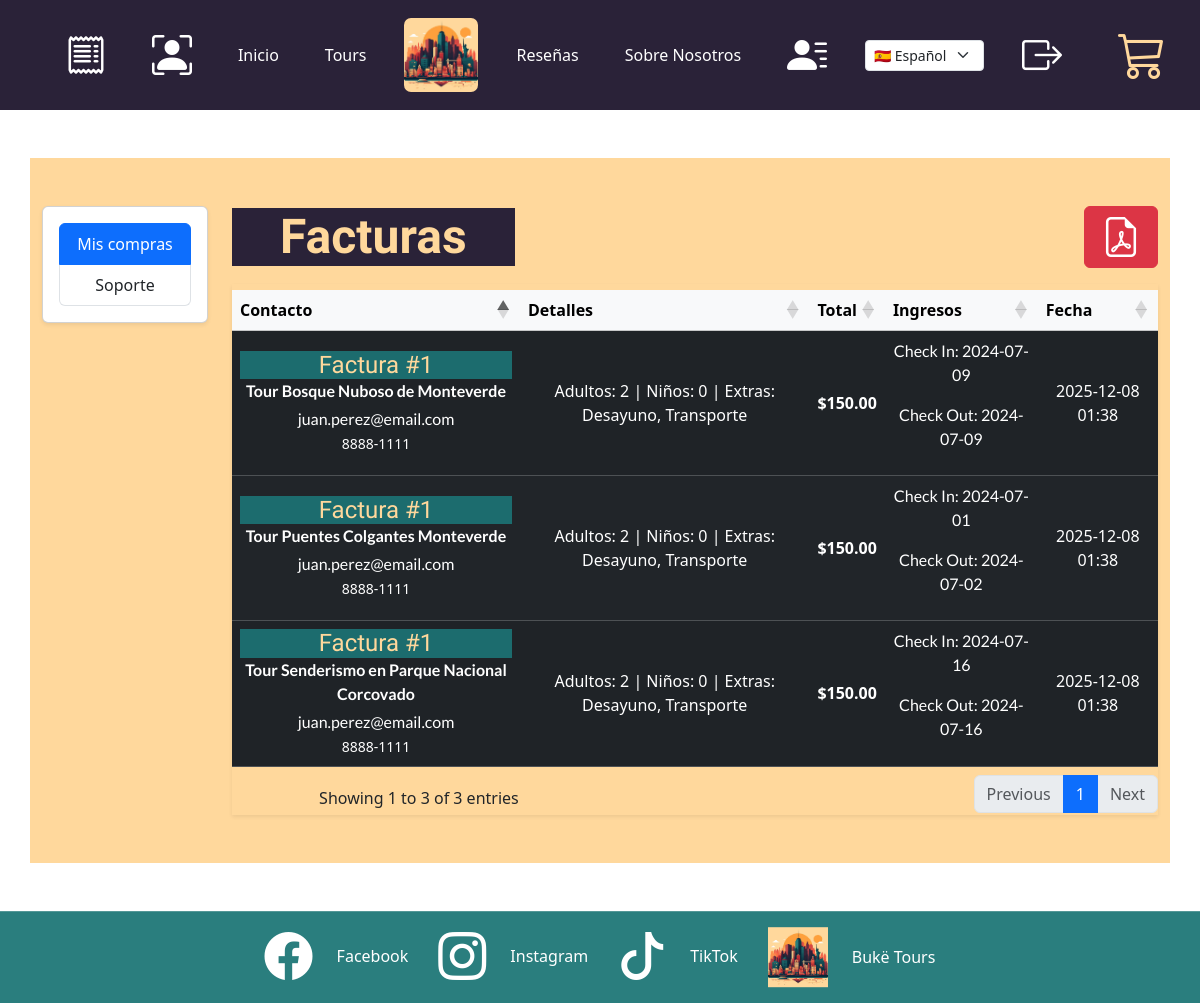
The page /invoices/index.php (signed in) on the database its author committed.
### tables this page shows
CREATE TABLE reservation_tour (
  id INT UNSIGNED NOT NULL AUTO_INCREMENT,

  reservation_id INT UNSIGNED NOT NULL,
  tour_id        INT UNSIGNED NOT NULL,

  check_in_date  DATE NOT NULL,
  check_out_date DATE NOT NULL,

  adults   INT UNSIGNED NOT NULL DEFAULT 0,  
  children INT UNSIGNED NOT NULL DEFAULT 0,  

  created_at TIMESTAMP DEFAULT CURRENT_TIMESTAMP,
  updated_at TIMESTAMP DEFAULT CURRENT_TIMESTAMP ON UPDATE CURRENT_TIMESTAMP,

  PRIMARY KEY (id),

  CONSTRAINT fk_reservation_tour_reservation
    FOREIGN KEY (reservation_id)
    REFERENCES reservation(id)
    ON DELETE CASCADE
    ON UPDATE CASCADE,

  CONSTRAINT fk_reservation_tour_tour
    FOREIGN KEY (tour_id)
    REFERENCES tour(id)
    ON DELETE RESTRICT
    ON UPDATE CASCADE
);

CREATE TABLE IF NOT EXISTS  reservation(
  id INT UNSIGNED NOT NULL AUTO_INCREMENT,
  full_name VARCHAR(200) NOT NULL,
  email VARCHAR(150) NOT NULL,
  telephone VARCHAR(120) NOT NULL,
  country VARCHAR(120) NOT NULL,
  passport VARCHAR(220) NOT NULL,
  adults INT NOT NULL,
  children INT NULL,
  idioma VARCHAR(120) NOT NULL,
  breakfast BOOLEAN NULL DEFAULT FALSE,
  lunch BOOLEAN NULL DEFAULT FALSE,
  dinner BOOLEAN NULL DEFAULT FALSE,
  transport BOOLEAN NULL DEFAULT FALSE,
  travel_insurance BOOLEAN NULL DEFAULT FALSE,
  photo_package BOOLEAN NULL DEFAULT FALSE,
  home_address  VARCHAR(220) NOT NULL,
  city VARCHAR(220) NOT NULL,
  province VARCHAR(230) NOT NULL,
  postal_code VARCHAR(100) NOT NULL,
  total DECIMAL(10,2) NOT NULL,
  subtotal DECIMAL(10,2) NOT NULL,
  userId INT UNSIGNED NOT NULL,
  created_at TIMESTAMP DEFAULT CURRENT_TIMESTAMP,
  updated_at TIMESTAMP DEFAULT CURRENT_TIMESTAMP ON UPDATE CURRENT_TIMESTAMP,
  PRIMARY KEY (id),
  CONSTRAINT fk_reservation_customer
      FOREIGN KEY (userId)
      REFERENCES customer(id)
      ON DELETE CASCADE
      ON UPDATE CASCADE
);

CREATE TABLE tour (
  id INT UNSIGNED NOT NULL AUTO_INCREMENT,
  sku VARCHAR(130) NOT NULL,
  title VARCHAR(150) NOT NULL,
  location VARCHAR(150) NOT NULL,
  price_usd DECIMAL(10,2) NOT NULL,
  cupon_code VARCHAR(50) NULL,
  cupon_discount INT DEFAULT 0,
  rating DECIMAL(3,1) NOT NULL,
  duration_hours DECIMAL(4,1) NOT NULL,
  discount INT NOT NULL,
  img VARCHAR(500) NOT NULL,
  description TEXT NOT NULL,
  iframe TEXT NULL,
  created_at TIMESTAMP DEFAULT CURRENT_TIMESTAMP,
  updated_at TIMESTAMP DEFAULT CURRENT_TIMESTAMP ON UPDATE CURRENT_TIMESTAMP,
  adults_limit   INT UNSIGNED NOT NULL DEFAULT 0,
  children_limit INT UNSIGNED NOT NULL DEFAULT 0,
  PRIMARY KEY (id),
  UNIQUE KEY uq_tours_sku (sku)
);

### config.php (called while the page is built, shortened)
<?php
include 'php/components/navbar.php';
?>

### invoices/index.php (the view, shortened to what this page needs)
<?php
include '../php/helpers/get-tours-reservation-dates.php';
$userID = isset($_SESSION['id'])? (int)$_SESSION['id']: 0;
$mysqli = openConnection();
$sql = 'SELECT reservation_tour.*, tour.*, reservation.* FROM reservation_tour INNER JOIN tour ON reservation_tour.tour_id = tour.id INNER JOIN reservation ON reservation_tour.reservation_id = reservation.id WHERE reservation.userId = ? GROUP BY tour.id;';
$invoices= $mysqli->prepare($sql);
$invoices->bind_param("i", $userID);
$invoices->execute();
$result = $invoices->get_result();
$rows = [];
if ($result) {
    while ($row = $result->fetch_assoc()) {
        $rows[] = $row;
    }
}
?>
<!DOCTYPE html>
<html lang="es">
  <head>
    <?php
      include '../php/styles/common-styles.php';
    ?>
    <link rel="stylesheet" href="/Buke-Tours/assets/css/invoices.css" type="text/css" />
    <link href="https://cdn.datatables.net/1.13.6/css/dataTables.bootstrap5.min.css" rel="stylesheet">
  </head>
  <body>
    <?php
    include '../config.php';
    ?>
    <main>
      <section id="invoices" class="py-5">
        <div class="container-lg bg-yellow-light  py-5">
            <div class="row">
                <aside class="col-12 col-lg-2 mb-4">
                    <nav class="card shadow-sm">
                        <div class="card-body">
                            <div class="list-group">
                                <a class="list-group-item list-group-item-action active" href="#" >Mis compras</a>
                                <a class="list-group-item list-group-item-action" href="mailto:soporte@buke-tours.cr">Soporte</a>
                            </div>
                        </div>
                    </nav>
                </aside>
                <section class="col-12 col-lg-10">
                    <header class="d-flex align-items-center justify-content-between mb-3">
                        <div>
                            <h1 class="h4 m-auto titulo px-5">Facturas</h1>
                        </div>
                        <div>
                            <button title="Imprimir en PDF" id="print-invoices-to-pdf"  type="button" class="btn btn-danger"><i class="bi bi-file-earmark-pdf mx-1 display-6"></i></button>
                        </div>
                    </header>
                    <?php
    if($userID === 0){
    ?>
        <p class="d-flex text-center w-100">Necesitas iniciar sesion para ver tus facturas.</p>
        <a href="/Buke-Tours/auth/login/index.php" class="btn btn-success ">Ir al Formulario de Login</a>
    <?php
    }
    else{
        ?>
        <?php if (!empty($rows)) : ?>
        <div class="table-responsive shadow-sm" id="invoices_table">
            <table id="table-invoices-data" class="table-invoices-data table table-hover table-dark table-striped align-middle w-100">
                <thead class="table-light">
                    <tr>
                        <th>Contacto</th>
                        <th>Detalles</th>
                        <th>Total</th>
                        <th>Ingresos</th>
                        <th>Fecha</th>
                    </tr>
                </thead>
                <tbody>
                    <?php
                    foreach ($rows as $filaDesktop):
                        $extras = [];
                        if ($filaDesktop['breakfast']) $extras[] = 'Desayuno';
                        if ($filaDesktop['transport']) $extras[] = 'Transporte';
                        $details = "Adultos: {$filaDesktop['adults']}";
                        $details .= is_null($filaDesktop['children']) ? '' : " | Niños: {$filaDesktop['children']}";
                        if (!empty($extras)) {
                            $details .= " | Extras: " . implode(', ', $extras);
                        }
                    ?>
                    <tr>
                        <td>
                            <h4 class="subtitulo mb-2">Factura #<?php echo $filaDesktop['id']; ?></h4>
                            <p class="fw-semibold mb-1">Tour <?= htmlspecialchars($filaDesktop['title'] ?? '') ?></p>
                            <p class="mb-0"><?= htmlspecialchars($filaDesktop['email']) ?></p>
                            <small><?= htmlspecialchars($filaDesktop['telephone']) ?></small>
                        </td>
                        <td><?= htmlspecialchars($details) ?></td>
                        <td class="fw-bold">$<?= number_format((float)$filaDesktop['total'], 2) ?></td>
                        <td><?= getTourReservationDates($filaDesktop['id'] , $filaDesktop['tour_id']);?></td>
                        <td>
                            <time datetime="<?= htmlspecialchars($filaDesktop['created_at']) ?>">
                                <?= htmlspecialchars(date('Y-m-d H:i', strtotime($filaDesktop['created_at']))) ?>
                            </time>
                        </td>
                    </tr>
                    <?php endforeach; ?>
                </tbody>
            </table>
        </div>
        <?php else : ?>
            <div class="alert alert-info">No hay facturas disponibles.</div>
            <a href="/Buke-Tours/tours/" class="btn btn-success" title="Comprar Tours">Comprar Tours</a>
        <?php endif; ?>
        <?php
    }
                    ?>
                </section>
            </div>
        </div>
      </section>
    </main>
    <?php
      include '../php/components/footer.php';
    ?>
  </body>
</html>

### php/styles/common-styles.php (shortened to what this page needs)
<link href="https://cdn.jsdelivr.net/npm/bootstrap@5.3.8/dist/css/bootstrap.min.css" rel="stylesheet" />
<link rel="stylesheet" href="https://cdn.jsdelivr.net/npm/bootstrap-icons@1.13.1/font/bootstrap-icons.min.css" />
<link rel="stylesheet" href="/Buke-Tours/assets/css/main.css" type="text/css" />
<link rel="stylesheet" href="/Buke-Tours/assets/css/cart.css" type="text/css" />
<link rel="stylesheet" href="https://cdn.jsdelivr.net/npm/flag-icons/css/flag-icons.min.css" />

### php/components/navbar.php (shortened to what this page needs)
<nav class="barra-navegadora navbar navbar-expand-lg">
  <div class="container-fluid">
    <div class="collapse navbar-collapse" id="navbarNav">
      <ul class="navbar-nav m-auto">
        <?php
        if(isset($_SESSION['userId'])){
          ?>
          <li class="nav-item barra-navegadora-li">
          <a href="/Buke-Tours/invoices/" class="nav-link" title="<?php echo $lang['invoices'] ?? 'Facturas'; ?>"
            >
          <i class="bi bi-receipt display-6"></i>
</a>
        </li>
         <li class="nav-item barra-navegadora-li">
          <a href="/Buke-Tours/profile/" class="nav-link" title="<?php echo $lang['editar_perfil']; ?>"
            ><i class="bi bi-person-bounding-box display-6"></i
          ></a>
        </li>
          <?php
        }
        ?>
        <li class="nav-item barra-navegadora-li">
          <a href="/Buke-Tours/" class="nav-link"><?php echo $lang['inicio'] ?? 'Inicio'; ?></a>
        </li>
        <li class="nav-item barra-navegadora-li">
          <a href="/Buke-Tours/tours/" class="nav-link"><?php echo $lang['tours'] ?? 'Tours'; ?></a>
        </li>
        <li class="nav-item barra-navegadora-li">
          <a href="/Buke-Tours/"
            >
            <img class="logo" src="/Buke-Tours/assets/img/logo.png" alt="Buke Tours Logo" title="Buke Tours Logo" />
        </a>
        </li>
        <?php
        if(isset($_SESSION['userId'])){
          ?>
        <li class="nav-item barra-navegadora-li">
          <a href="/Buke-Tours/reviews/" class="nav-link"><?php echo $lang['reseñas'] ?? 'Reseñas'; ?></a>
        </li>
        <?php } ?>
        <li class="nav-item barra-navegadora-li">
          <a href="/Buke-Tours/about-us/" class="nav-link"><?php echo $lang['sobre_nosotros'] ?? 'Sobre Nosotros'; ?></a>
        </li>
        <li class="nav-item barra-navegadora-li">
          <a href="/Buke-Tours/contact/" class="nav-link" title="<?php echo $lang['contacto']; ?>"><i class="display-6 bi bi-person-lines-fill"></i></a>
        </li>
          <li class="nav-item barra-navegadora-li d-flex align-items-center">
            <select id="language-switcher" class="form-select form-select-sm">
                <option value="es" <?php if (isset($_SESSION['lang']) && $_SESSION['lang'] == 'es') echo 'selected'; ?>>🇪🇸 Español</option>
            </select>
        </li>
        <?php
        if(isset($_SESSION['userId'])){
          ?>
          <li class="nav-item barra-navegadora-li">
            <a href="/Buke-Tours/logout/" class="nav-link" title="Cerrar Session"> <i class="display-6 bi bi-box-arrow-right"></i></a>
          </li>
          <?php
        }
        ?>
      </ul>
    </div>
    <button
      id="shopping-cart"
      class="btn btn-light position-relative"
      type="button"
      data-bs-toggle="modal"
      data-bs-target="#cartModal"
    >
      <i class="bi bi-cart3 display-5"></i>
    </button>
  </div>
</nav>

### php/helpers/get-tours-reservation-dates.php (shortened to what this page needs)
<?php
function getTourReservationDates($reservationId, $tourId){
    $userID = isset($_SESSION['id'])? (int)$_SESSION['id']: 0;
    if($userID<= 0){
        echo "Usuario inválido.";
    }
    else{
        $sqlReservationTour = "SELECT `id`,`reservation_id`,`tour_id`,`check_in_date`,`check_out_date` FROM `reservation_tour` WHERE reservation_id = ? AND tour_id = ?";
        $mysqli = openConnection();
        $tourDates = $mysqli->prepare($sqlReservationTour);
        $tourDates->bind_param("ii", $reservationId,  $tourId);
        if($tourDates->execute()){
            $resultTourDates = $tourDates->get_result();
            $tourDatesHTML = "";
            if ($resultTourDates) {
                while ($row = $resultTourDates->fetch_assoc()) {
                    $tourDatesHTML .= "<p class='w-100'>Check In: " . htmlspecialchars($row['check_in_date']) . "</p>";
                    $tourDatesHTML .= "<p class='w-100'>Check Out: " . htmlspecialchars($row['check_out_date']) . "</p>";
                }
            }
            echo $tourDatesHTML;
        }
        else{
            echo "Error al consultar la reservacion";
        }
    }
}
?>

### php/components/footer.php (shortened to what this page needs)
<footer>
  <nav>
      <ul class="footer-redes py-3">
        <li class="footer-redes-li">
          <a
            href="https://www.facebook.com/"
            target="_blank"
            class="d-flex align-items-center"
            title="Buke Tours Facebook"
          >
            <i class="bi bi-facebook display-5"></i
            ><span class="d-none d-md-block ps-4">Facebook</span></a
          >
        </li>
        <li class="footer-redes-li">
          <a
            href="https://www.instagram.com/unguiaencostarica"
            target="_blank"
            class="d-flex align-items-center"
            title="Buke Tours Instagram"
            ><i class="bi bi-instagram display-5"></i
            ><span class="d-none d-md-block ps-4">Instagram</span></a
          >
        </li>
        <li class="footer-redes-li">
          <a
            href="https://www.tiktok.com/@unguiaencostarica"
            target="_blank"
            class="d-flex align-items-center"
            title="Buke Tours TikTok"
            ><i class="bi bi-tiktok display-5"></i
            ><span class="d-none d-md-block ps-4">TikTok</span></a
          >
        </li>
        <li class="footer-redes-li">
          <a
            href="/Buke-Tours"
            title="Buke Tours Logo"
            target="_self"
            class="d-flex align-items-center"
          >
            <img
              class="logo-footer"
              src="/Buke-Tours/assets/img/logo.png"
              alt="Buke Tours Logo"
              title="Buke Tours Logo"
            /><span class="d-none d-md-block ps-4">Bukë Tours</span></a
          >
        </li>
      </ul>
  </nav>
</footer>

### assets/css/main.css (style rules this page uses)
body { text-align: center; margin: 0; padding: 0; background: url("../img/fondo.png"); background-size: cover; background-repeat: no-repeat; display: flex; flex-direction: column; height: 100vh; background-attachment: fixed; }
body, main, nav, footer { width: 100%; }
main { z-index: 1; }
footer { z-index: 90; top: 92%; position: sticky; }
h1, h2, h3, h4, h5, h6 { font-family: "Gabarito", serif; }
p { font-family: "Lato", serif; }
html, body { position: relative; height: 100%; overflow-x: hidden; }
body { margin: 0 auto; padding: 0; }
.bg-yellow-light { background: #ffd89c !important; }
.swiper-button-next, .swiper-button-prev, #shopping-cart { color: #ffd89c !important; }
.navbar, .barra-navegadora { background-color: #2a2238 !important; padding: 10px; display: flex; justify-content: space-around; align-items: center; color: white; }
.nav-item a { color: #fff; display: flex; flex-direction: column; justify-content: center; align-items: center; height: 90px; text-align: center; }
.barra-navegadora { text-align: center; width: 100%; }
.barra-navegadora-li { display: inline; padding: 0 15px; }
.logo { width: 74px; border-radius: 7px; vertical-align: middle; }
.titulo { color: #ffd89c; font-size: 48px; font-weight: bold; width: 100%; margin: 0 auto; background: #2a2238; }
h4.subtitulo { background: #1c6c6e; color: #ffd89c; margin: 0 auto !important; }
.footer-redes { background-color: #2a7e7e; color: white; text-align: center; display: flex; justify-content: center; bottom: 0; padding: 0px 0; width: 100%; margin-bottom: 0; }
.footer-redes-li { display: inline; margin: 0 15px; }
.footer-redes a { text-decoration: none; color: white; }
img.logo-footer { height: 60px; }
.subtitulo { background: antiquewhite; margin: 0 auto !important; text-align: center; width: 100%; }

### assets/css/cart.css (style rules this page uses)
#shopping-cart { background: transparent; box-shadow: none; border: none; }

### rows shown on the page
reservation_tour: reservation "1", tour.title "Puentes Colgantes Monteverde", reservation.email "juan.perez@email.com", reservation.telephone "8888-1111", reservation.children "Adultos: 2 | Niños: 0 | Extras: Desayuno, Transporte", reservation.total "150.00", check_in_date "2024-07-01", check_out_date "2024-07-02", reservation.created_at "2025-12-08 01:38"
reservation_tour: reservation "1", tour.title "Bosque Nuboso de Monteverde", reservation.email "juan.perez@email.com", reservation.telephone "8888-1111", reservation.children "Adultos: 2 | Niños: 0 | Extras: Desayuno, Transporte", reservation.total "150.00", check_in_date "2024-07-09", check_out_date "2024-07-09", reservation.created_at "2025-12-08 01:38"
reservation_tour: reservation "1", tour.title "Senderismo en Parque Nacional Corcovado", reservation.email "juan.perez@email.com", reservation.telephone "8888-1111", reservation.children "Adultos: 2 | Niños: 0 | Extras: Desayuno, Transporte", reservation.total "150.00", check_in_date "2024-07-16", check_out_date "2024-07-16", reservation.created_at "2025-12-08 01:38"

### other values the page prints
$lang['inicio'] "Inicio"
$lang['tours'] "Tours"
$lang['reseñas'] "Reseñas"
$lang['sobre_nosotros'] "Sobre Nosotros"
